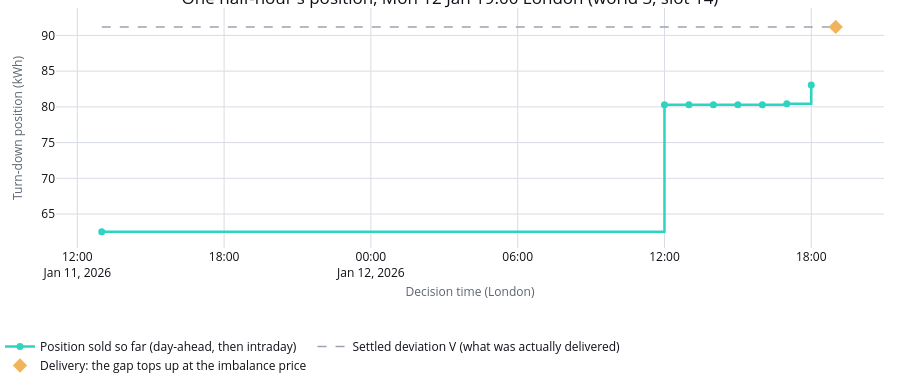

Notebook code cell kept with this figure:
### Markdown cell above
## 1. Three stages, one half-hour

GB's own balancing product settles in three stages, and the overlay follows the same shape
(trading contract v1 sections 4.4-4.6; decision 0004 items 57-58):

- **Day-ahead**, at 13:00 London the day before delivery: the trader commits a turn-down position,
  priced at that day's published day-ahead auction price.
- **Intraday**, every whole London hour from publication until an hour before delivery (gate
  closure): the trader re-prices the still-open half-hours against its latest forecast of the
  fleet's own smart plan, and trades the change.
- **Imbalance**, at delivery: whatever the day-ahead-plus-intraday position didn't match against
  what the fleet actually delivered settles at the System Imbalance Price (SIP).

No stage uses information published after its own decision instant (contract section 4.8): the
day-ahead trade only sees prices and events known at 13:00 D-1; each intraday trade only sees the
latest published intraday update; only settlement sees the metered outcome. Section 9 checks that
directly.

The trace below is one real half-hour from the run above: the study slot that sold the most
turn-down at day-ahead. `position_updates` (contract section 5.2) holds every decision that
touched it, from the day-ahead row to the last intraday update before its gate closed.

### Code cell
rep_world = base.representative_world_id
deviation = base.deviation_world_slot
best_slot = (
    deviation.query("world_id == @rep_world")
    .sort_values("position_da_only_kwh", ascending=False)
    .iloc[0]
)
slot_index = int(best_slot["slot_index"])
delivery_london = pd.Timestamp(best_slot["interval_start_london"])

updates = (
    base.position_updates.query("world_id == @rep_world and slot_index == @slot_index")
    .sort_values("decision_utc")
    .reset_index(drop=True)
)

stage_figure = go.Figure()
stage_figure.add_trace(
    go.Scatter(
        x=updates["decision_london"],
        y=updates["position_kwh"].round(2),
        mode="lines+markers",
        line={"shape": "hv", "color": SERIES_COLOURS["selected"], "width": 2.5},
        marker={"size": 7},
        name="Position sold so far (day-ahead, then intraday)",
    )
)
stage_figure.add_trace(
    go.Scatter(
        x=[updates["decision_london"].iloc[0], delivery_london],
        y=[best_slot["settled_kwh"]] * 2,
        mode="lines",
        line={"color": MUTED_INK, "dash": "dash", "width": 1.5},
        name="Settled deviation V (what was actually delivered)",
    )
)
stage_figure.add_trace(
    go.Scatter(
        x=[delivery_london],
        y=[best_slot["settled_kwh"]],
        mode="markers",
        marker={"size": 11, "color": SERIES_COLOURS["difference"], "symbol": "diamond"},
        name="Delivery: the gap tops up at the imbalance price",
    )
)
stage_figure.update_layout(
    title=(
        f"One half-hour's position, {delivery_london:%a %d %b %H:%M} London "
        f"(world {rep_world}, slot {slot_index})"
    ),
    xaxis_title="Decision time (London)",
    yaxis_title="Turn-down position (kWh)",
)
apply_notebook_style(stage_figure, height=380)

### Figure 1 — Plotly figure (JSON) as saved in the notebook; plotly's stock layout.template omitted (floating-point values rounded to 4 significant figures)
{"data": [{"line": {"color": "#2DD4BF", "shape": "hv", "width": 2.5}, "marker": {"size": 7}, "mode": "lines+markers", "name": "Position sold so far (day-ahead, then intraday)", "x": ["2026-01-11T13:00:00.000000000", "2026-01-12T12:00:00.000000000", "2026-01-12T13:00:00.000000000", "2026-01-12T14:00:00.000000000", "2026-01-12T15:00:00.000000000", "2026-01-12T16:00:00.000000000", "2026-01-12T17:00:00.000000000", "2026-01-12T18:00:00.000000000"], "y": [62.54, 80.28, 80.28, 80.28, 80.28, 80.28, 80.42, 83.06], "type": "scatter"}, {"line": {"color": "#9AA3B2", "dash": "dash", "width": 1.5}, "mode": "lines", "name": "Settled deviation V (what was actually delivered)", "x": ["2026-01-11T13:00:00+00:00", "2026-01-12T19:00:00+00:00"], "y": [91.19, 91.19], "type": "scatter"}, {"marker": {"color": "#F2B45A", "size": 11, "symbol": "diamond"}, "mode": "markers", "name": "Delivery: the gap tops up at the imbalance price", "x": ["2026-01-12T19:00:00+00:00"], "y": [91.19], "type": "scatter"}], "layout": {"title": {"text": "One half-hour's position, Mon 12 Jan 19:00 London (world 3, slot 14)"}, "xaxis": {"title": {"text": "Decision time (London)"}}, "yaxis": {"title": {"text": "Turn-down position (kWh)"}}, "margin": {"b": 132}, "height": 380, "paper_bgcolor": "#FFFFFF", "plot_bgcolor": "#FFFFFF"}}
